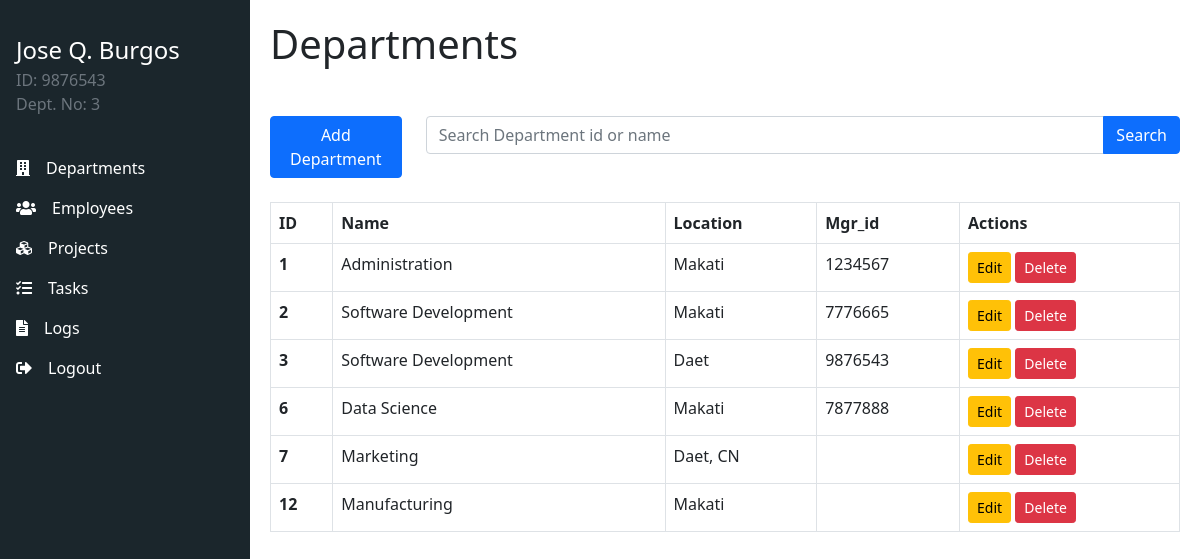
Before: /admin/departments/view_all.php (signed in) with the older database file.
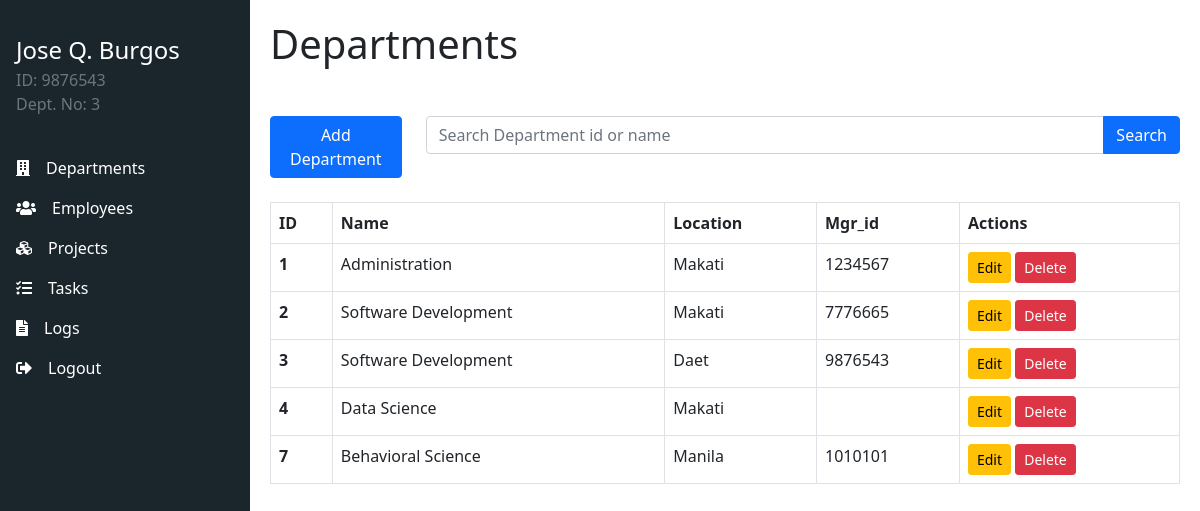
After: the same page with the newer database file.
### tables this page shows
CREATE TABLE `department` (
  `dnumber` int(11) NOT NULL,
  `dname` varchar(25) NOT NULL,
  `dlocation` varchar(15) NOT NULL,
  `Mgr_id` char(7) DEFAULT NULL
);

### admin/departments/view_all.php (the view, shortened to what this page needs)
<?php
require_once '../../config/db.php';
$links = [
    ["Departments","building", "../departments/view_all.php?uid=" . $_SESSION['user_id']],
    ["Employees","users", "../employees/view_all.php?uid=" . $_SESSION['user_id']],
    ["Projects","cubes", "../projects/view_all.php?uid=" . $_SESSION['user_id']],
    ["Tasks","tasks", "../tasks/view_all.php?uid=" . $_SESSION['user_id']],
    ["Logs","file-alt", "../logs/view_all.php?uid="  . $_SESSION['user_id']],
    ["Logout","sign-out-alt", "../../logout.php"]
];
$actions = true;
$attributes = ["ID","Name","Location","Mgr_id"];
$stmt = $pdo->prepare("SELECT * FROM department");
$stmt->execute();
$datas = $stmt->fetchAll(PDO::FETCH_ASSOC);
?>
<?php include_once '../../components/base/top.php';?>
<div class="app">
<?php include_once '../../components/sidebar.php';?>
<h1>Departments</h1>
<div class="row mb-4 mt-5">
    <div class="col">
        <a href="create.php" class="btn btn-primary">Add Department</a>
    </div>
    <div class="col-10">
        <form>
            <div class="input-group">
                <input type="text" class="form-control" placeholder="Search Department id or name" name="search">
                <button class="btn btn-primary" type="submit" >Search</button>
            </div>
        </form>
    </div>
</div>
<?php include_once '../../components/table/table_top.php';?>
    <?php foreach ($datas as $data):?>
        <tr>
            <th><?php echo $data['dnumber'];?></th>
            <td><?php echo $data['dname'];?></td>
            <td><?php echo $data['dlocation'];?></td>
            <td><?php echo $data['Mgr_id'];?></td>
            <?php if ($actions):?>
            <td>
                <a href="update.php?id=<?php echo $data['dnumber'];?>" class="btn btn-warning btn-sm">Edit</a>
                <form action="delete.php" method="post" style="display: inline-block;">
                    <button type="submit" class="btn btn-danger btn-sm">Delete</button>
                </form>
            </td>
            <?php endif;?>
        </tr>
    <?php endforeach;?>
<?php include_once '../../components/table/table_bot.php';?>
</div>
<?php include_once '../../components/base/bottom.php';?>

### components/base/top.php (shortened to what this page needs)
<!DOCTYPE html>
<html lang="en">
<head>
    <link rel="stylesheet" href="../../public/style.css">
    <link href="https://cdn.jsdelivr.net/npm/bootstrap@5.0.0-beta3/dist/css/bootstrap.min.css" rel="stylesheet">
    <link rel="stylesheet" href="https://cdnjs.cloudflare.com/ajax/libs/font-awesome/5.15.3/css/all.min.css" />
</head>
<body>

### components/sidebar.php
<div class="nav">
    <ul>
        <div class="profile">
            <div class="text-white profile-uname"><?php echo $_SESSION['fullname']?></div>
            <div class="d-flex row">
                <span class="text-muted">ID: <?php echo $_SESSION['user_id']?></span>
                <span class="text-muted">Dept. No: <?php echo $_SESSION['dept']?></span>
            </div>
        </div>
        <?php foreach ($links as $link) :?>
            <li>
                <a href="<?php echo $link[2];?>" style="display: flex; align-items:center;">
                    <i class="fas fa-<?php echo $link[1];?>" style="margin-right: 1rem;"></i>
                    <?php echo $link[0];?>
                </a>
            </li>
        <?php endforeach; ?>
    </ul>
</div>

### components/table/table_top.php
<table class="table table-bordered">
    <thead>
        <tr>
        <?php for ($i = 0; $i < count($attributes); $i++): ?>
            <th scope="col"><?php echo $attributes[$i];?></th>
        <?php endfor; ?>
        <?php if ($actions):?>
            <th>Actions</th>
        <?php endif;?>
        </tr>
    </thead>
    <tbody>

### components/table/table_bot.php
</tbody>
</table>

### components/base/bottom.php
</body>
</html>

### public/style.css (style rules this page uses)
body { padding: 0; margin: 0; overflow-x: hidden; }
.app { padding: 20px; margin-left: 250px; }
.nav { justify-content: start; background-color: #1b262c; height: 100vh; width: 250px; position: fixed; z-index: 1; top: 0; left: 0; color: #fff; }
.nav ul { width: 100%; list-style-type: none; margin: 0; padding: 0; }
.nav ul .profile { margin: 2rem 0; padding: 0px 16px; }
.nav ul .profile .profile-uname { font-size: 1.5rem; }
.nav ul li a { color: white; display: block; padding: 8px 16px; text-decoration: none; }

Changed rows visible on the page:
removed department: dnumber "6", dname "Data Science", dlocation "Makati", Mgr "7877888"
removed department: dnumber "12", dname "Manufacturing", dlocation "Makati"
added department: dnumber "4", dname "Data Science", dlocation "Makati"
changed department id 7: dname "Marketing" → "Behavioral Science"; dlocation "Daet, CN" → "Manila"; Mgr (not shown) → "1010101"
